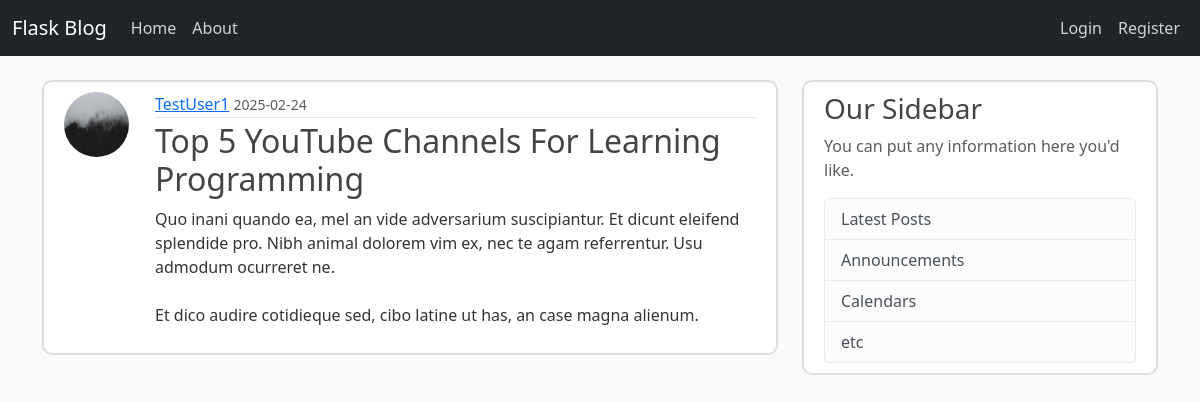
The page /post/30 on the database its author committed.
### flaskblog/models.py (models this page shows, shortened)
class User(db.Model, UserMixin):
    id = db.Column(db.Integer, primary_key=True)
    username = db.Column(db.String(20), unique=True, nullable=False)
    email = db.Column(db.String(120), unique=True, nullable=False)
    image_file = db.Column(db.String(20), nullable=False, default='default.jpg')
    password = db.Column(db.String(60), nullable=False)
    posts = db.relationship('Post', backref='author', lazy=True)

class Post(db.Model):
    id = db.Column(db.Integer, primary_key=True)
    title = db.Column(db.String(20), nullable=False)
    date_posted = db.Column(db.DateTime, nullable=False, default=datetime.now)
    content = db.Column(db.Text, nullable=False)
    user_id = db.Column(db.Integer, db.ForeignKey('user.id'), nullable=False)

### flaskblog/posts/routes.py (the view)
@posts.route('/post/<int:post_id>')
def post(post_id):
    post = Post.query.get_or_404(post_id)
    return render_template('post.html', title=post.title, post=post)

### flaskblog/templates/post.html (shortened to what this page needs)
{% extends 'layout.html' %}
{% block content %}
    <article class="media content-section">
      <img class="rounded-circle article-img" src="{{ url_for('static', filename='profile_pics/' + post.author.image_file) }}">
      <div class="media-body">
        <div class="article-metadata">
          <a class="mr-2" href="{{ url_for('users.user_posts', username=post.author.username) }}">{{ post.author.username }}</a>
          <small class="text-muted">{{ post.date_posted.strftime('%Y-%m-%d') }}</small>
        </div>
        <h2 class="article-title">{{ post.title }}</h2>
        <p class="article-content">{{ post.content }}</p>
      </div>
    </article>
{% endblock content %}

### flaskblog/static/main.css (style rules this page uses)
body { background: #fafafa; color: #333333; margin-top: 5rem; }
h1, h2, h3, h4, h5, h6 { color: #444444; }
.content-section { background: #ffffff; padding: 10px 20px; border: 2px solid #dddddd; border-radius: 10px; margin-bottom: 20px; }
.article-title { color: #444444; }
.article-content { white-space: pre-line; }
.article-img { height: 65px; width: 65px; margin-right: 16px; }
.article-metadata { padding-bottom: 1px; margin-bottom: 4px; border-bottom: 1px solid #e3e3e3 }
.media { display: flex; align-items: left; }
.media-body { margin-left: 10px; }

### rows shown on the page
User: image_file (picture), author.username "TestUser1"
Post: date_posted "2025-02-24", title "Top 5 YouTube Channels For Learning Programming", content "Quo inani quando ea, mel an vide adversarium suscipiantur. Et dicunt eleifend splendide pro. Nibh animal dolorem vim ex, nec te agam referrentur. Usu admodum ocurreret ne. Et dico audire cotidieque sed, cibo latine ut has, an case magna alienum."
